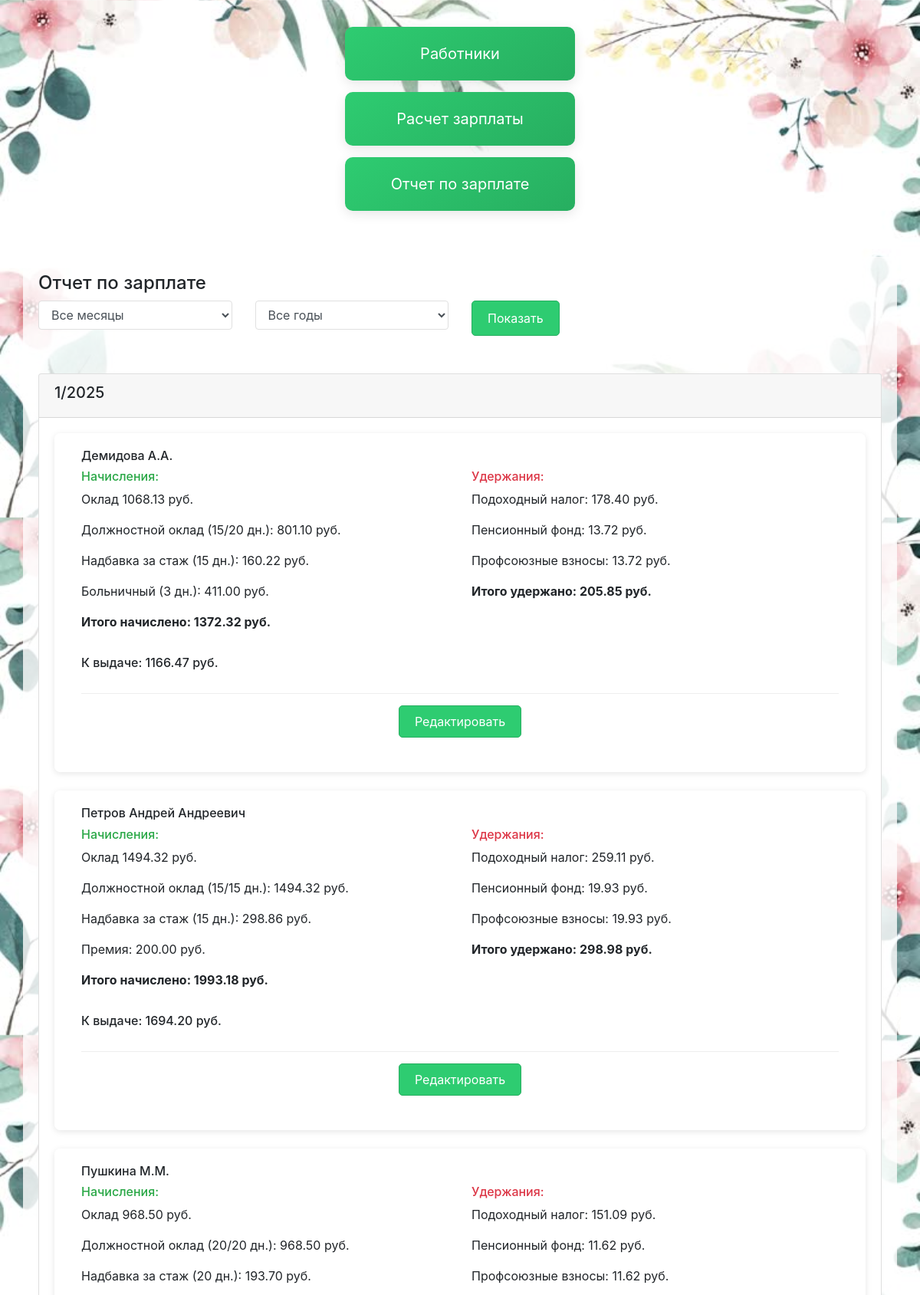
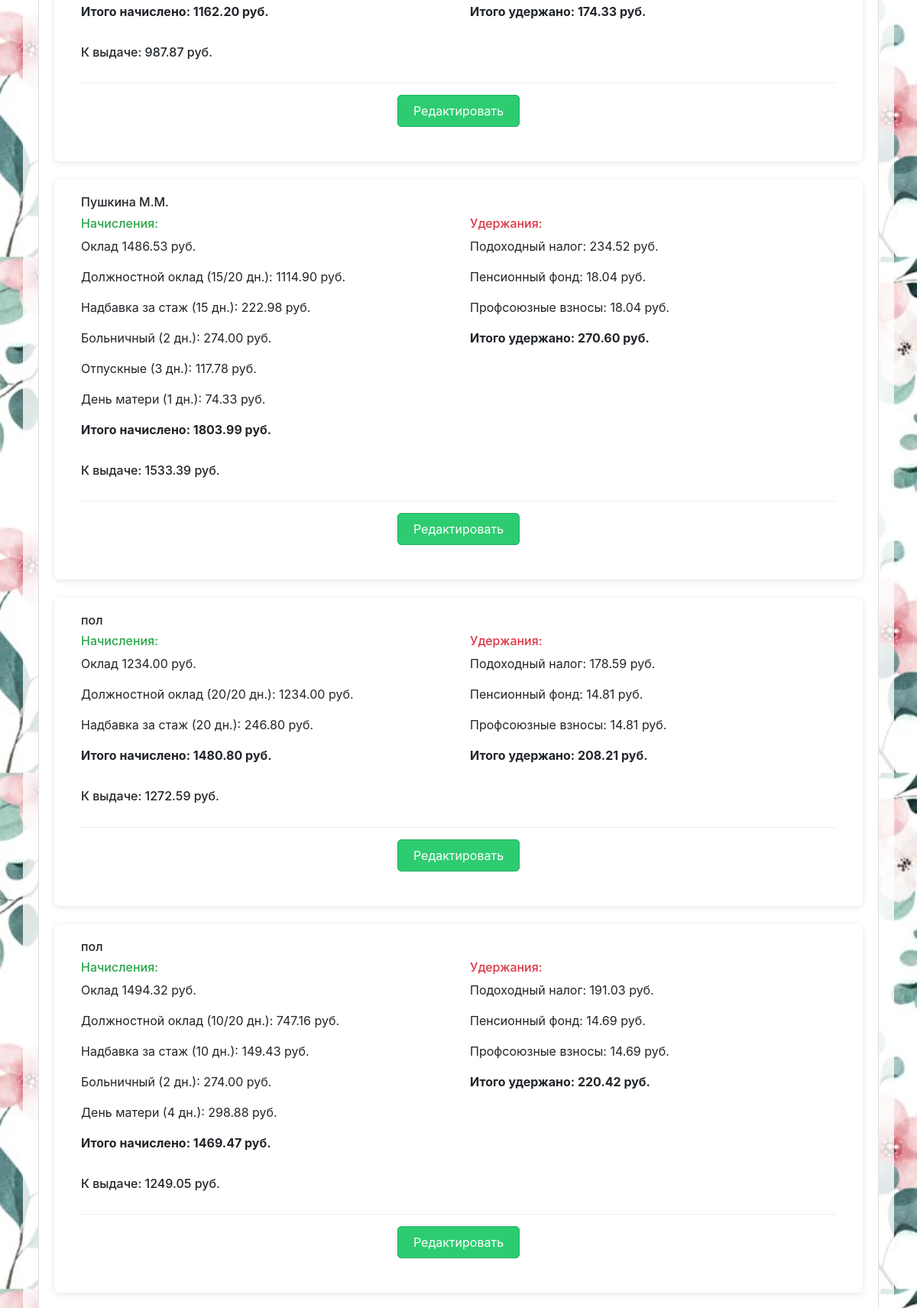
Page /payroll/salary-report/ (upper part) on the committed database (2 pictures, top to bottom).
### payroll/models.py (models this page shows, shortened)
class EmployeeSalary(models.Model):
    employee = models.ForeignKey(Employee, on_delete=models.CASCADE)
    month = models.IntegerField()
    year = models.IntegerField()
    rate_1 = models.DecimalField(max_digits=10, decimal_places=2, default=0)
    tariff_coef = models.DecimalField(max_digits=5, decimal_places=2, default=0)
    increase_percent = models.DecimalField(max_digits=5, decimal_places=2, default=0)
    contract_percent = models.DecimalField(max_digits=5, decimal_places=2, default=0)
    percent_experience = models.IntegerField(default=0)
    days_worked = models.IntegerField(default=0)
    schedule_days = models.DecimalField(max_digits=5, decimal_places=0, default=0)
    sick_days = models.IntegerField(default=0)
    vacation_days = models.DecimalField(max_digits=5, decimal_places=0, default=0)
    maternity_days = models.DecimalField(max_digits=5, decimal_places=0, default=0)
    unpaid_days = models.DecimalField(max_digits=5, decimal_places=0, default=0)
    daily_rate = models.DecimalField(max_digits=10, decimal_places=2, default=0)
    bonus = models.IntegerField(
        verbose_name='Премия',
        default=0
    )
    material_assistance = models.DecimalField(max_digits=10, decimal_places=2, default=0)
    tax_deduction = models.DecimalField(max_digits=10, decimal_places=2, default=0)
    health_payment = models.DecimalField(max_digits=10, decimal_places=2, default=0)
    taxable_income = models.DecimalField(
        max_digits=10,
        decimal_places=2,
        default=0,
        verbose_name='Налогооблагаемая база'
    )
    total_salary = models.DecimalField(max_digits=10, decimal_places=2, default=0)
    final_salary = models.DecimalField(max_digits=10, decimal_places=2, default=0)
    bonus_service = models.DecimalField(max_digits=10, decimal_places=2, default=0)
    sick_pay = models.DecimalField(max_digits=10, decimal_places=2, default=0)
    vacation_pay = models.DecimalField(max_digits=10, decimal_places=2, default=0)
    maternity_pay = models.DecimalField(max_digits=10, decimal_places=2, default=0)
    unpaid_pay = models.DecimalField(max_digits=10, decimal_places=2, default=0)
    created_at = models.DateTimeField(auto_now_add=True)
    income_tax = models.DecimalField(max_digits=10, decimal_places=2, default=0)
    pension_fund = models.DecimalField(max_digits=10, decimal_places=2, default=0)
    union_fee = models.DecimalField(max_digits=10, decimal_places=2, default=0)
    class Meta:
        ordering = ['-created_at']
        db_table = 'payroll_employeesalary'

### employees/models.py (models this page shows, shortened)
class Employee(models.Model):
    full_name = models.CharField(max_length=200)
    position = models.CharField(max_length=100)
    department = models.CharField(max_length=100)
    hire_date = models.DateField()
    salary = models.DecimalField(max_digits=10, decimal_places=2, default=0)

### payroll/views.py (the view)
# urls.py: path('salary-report/', SalaryReportView.as_view(), name='salary_report'),
class SalaryReportView(TemplateView):
    template_name = 'payroll/salary_report.html'
    def get_context_data(self, **kwargs):
        context = super().get_context_data(**kwargs)
        selected_month = self.request.GET.get('month')
        selected_year = self.request.GET.get('year')
        years = EmployeeSalary.objects.dates('created_at', 'year')
        years_list = [(year.year, str(year.year)) for year in years]
        salaries = EmployeeSalary.objects.all()
        if selected_month:
            salaries = salaries.filter(month=selected_month)
        if selected_year:
            salaries = salaries.filter(year=selected_year)
        salaries = salaries.order_by('year', 'month', 'employee__full_name')
        grouped_salaries = {}
        for salary in salaries:
            key = (salary.year, salary.month)
            if key not in grouped_salaries:
                grouped_salaries[key] = []
            total_accrued = (salary.final_salary + salary.bonus_service +
                             salary.sick_pay + salary.vacation_pay +
                             salary.maternity_pay + salary.bonus +
                             salary.material_assistance + salary.health_payment)
            taxable_income = total_accrued - salary.tax_deduction
            income_tax = taxable_income * Decimal('0.13')
            pension_fund = total_accrued * Decimal('0.01')
            union_fee = total_accrued * Decimal('0.01')
            salary.total_accrued = total_accrued
            salary.taxable_income = taxable_income
            salary.income_tax = income_tax
            salary.pension_fund = pension_fund
            salary.union_fee = union_fee
            salary.total_deductions = income_tax + pension_fund + union_fee
            salary.final_payment = total_accrued - (income_tax + pension_fund + union_fee)
            grouped_salaries[key].append(salary)
            print(f"Salary ID: {salary.id}")
            print(f"Sick days: {salary.sick_days}")
            print(f"Sick pay: {salary.sick_pay}")
            print(f"Total accrued: {total_accrued}")
        months = [
            (1, 'Январь'), (2, 'Февраль'), (3, 'Март'),
            (4, 'Апрель'), (5, 'Май'), (6, 'Июнь'),
            (7, 'Июль'), (8, 'Август'), (9, 'Сентябрь'),
            (10, 'Октябрь'), (11, 'Ноябрь'), (12, 'Декабрь')
        ]
        context.update({
            'grouped_salaries': grouped_salaries,
            'months': months,
            'years': years_list,
            'selected_month': selected_month,
            'selected_year': selected_year
        })
        return context

### payroll/templates/payroll/salary_report.html (shortened to what this page needs)
{% extends 'base.html' %}
{% block content %}
<div class="container mt-4">
    <h2>Отчет по зарплате</h2>
    <form method="get" class="mb-4">
        <div class="row">
            <div class="col-md-3">
                <select name="month" class="form-control">
                    <option value="">Все месяцы</option>
                </select>
            </div>
            <div class="col-md-3">
                <select name="year" class="form-control">
                    <option value="">Все годы</option>
                </select>
            </div>
            <div class="col-md-2">
                <button type="submit" class="btn btn-success">Показать</button>
            </div>
        </div>
    </form>
    {% for period, salaries in grouped_salaries.items %}
    <div class="card mb-4">
        <div class="card-header">
            <h5>{{ period.1 }}/{{ period.0 }}</h5>
        </div>
        <div class="card-body">
            {% for salary in salaries %}
            <div class="salary-card mb-4">
                <div class="col-12">
                    <h6>{{ salary.employee.full_name }}</h6>
                    <div class="row">
                        <div class="col-md-6">
                            <h6 class="text-success">Начисления:</h6>
                            <p>Оклад {{ salary.total_salary|floatformat:2 }} руб.</p>
                            <p>Должностной оклад ({{ salary.days_worked }}/{{ salary.schedule_days }} дн.): {{ salary.final_salary|floatformat:2 }} руб.</p>
                            <p>Надбавка за стаж ({{ salary.days_worked }} дн.): {{ salary.bonus_service|floatformat:2 }} руб.</p>
                            {% if salary.sick_pay > 0 %}
                                <p>Больничный ({{ salary.sick_days }} дн.): {{ salary.sick_pay|floatformat:2 }} руб.</p>
                            {% endif %}
                            {% if salary.vacation_pay > 0 %}
                                <p>Отпускные ({{ salary.vacation_days }} дн.): {{ salary.vacation_pay|floatformat:2 }} руб.</p>
                            {% endif %}
                            {% if salary.maternity_pay > 0 %}
                                <p>День матери ({{ salary.maternity_days }} дн.): {{ salary.maternity_pay|floatformat:2 }} руб.</p>
                            {% endif %}
                            {% if salary.bonus > 0 %}
                                <p>Премия: {{ salary.bonus|floatformat:2 }} руб.</p>
                            {% endif %}
                            <p><strong>Итого начислено: {{ salary.total_accrued|floatformat:2 }} руб.</strong></p>
                        </div>
                        <div class="col-md-6">
                            <h6 class="text-danger">Удержания:</h6>
                            <p>Подоходный налог: {{ salary.income_tax|floatformat:2 }} руб.</p>
                            <p>Пенсионный фонд: {{ salary.pension_fund|floatformat:2 }} руб.</p>
                            <p>Профсоюзные взносы: {{ salary.union_fee|floatformat:2 }} руб.</p>
                            <p><strong>Итого удержано: {{ salary.total_deductions|floatformat:2 }} руб.</strong></p>
                        </div>
                    </div>
                    <div class="mt-3">
                        <h6>К выдаче: {{ salary.final_payment|floatformat:2 }} руб.</h6>
                    </div>
                    <div class="edit-button-container">
                        <a href="{% url 'payroll:salary_edit' pk=salary.id %}" class="btn btn-success btn-edit">Редактировать</a>
                    </div>
                </div>
            </div>
            {% endfor %}
        </div>
    </div>
    {% endfor %}
</div>
{% endblock %}

### static/css/style.css (style rules this page uses)
body { background: url('/static/images/фон.jpg') ; background-color: #ffffff; background-size: contain; min-height: 100vh; }
.salary-card { background-color: rgba(255, 255, 255, 0.95); border-radius: 8px; padding: 20px; margin-bottom: 25px; box-shadow: 0 2px 8px rgba(0, 0, 0, 0.1); }
.form-control { background-color: #fcfcfc; }
.form-control { background-color: #ffffff; border: 1px solid #e0e0e0; }
.container { background-color: rgba(255, 255, 255, 0.8); border-radius: 8px; padding: 20px; margin-top: 20px; }
.container h2 { font-size: 24px; }
.btn-success { background-color: #2ecc71 !important; border-color: #27ae60 !important; color: white; padding: 10px 20px; border-radius: 5px; }
.btn-success { margin-bottom: 25px; }
select option { background-color: white; color: black; }
select option:hover, select option:checked { background-color: #f8f9fa; color: black; }
.edit-button-container { text-align: center; margin-top: 30px; padding-top: 15px; border-top: 1px solid #eee; }
.btn-edit { min-width: 120px; padding: 8px 20px; }

### rows in the picture
EmployeeSalary: month "1", year "2025", employee.full_name "Демидова А.А.", total_salary "1068.13", days_worked "15", schedule_days "20", final_salary "801.10", bonus_service "160.22", sick_days "3", sick_pay "411.00", total_accrued "1372.32", income_tax "178.40", pension_fund "13.72", union_fee "13.72", total_deductions "205.85", final_payment "1166.47"
EmployeeSalary: employee.full_name "Петров Андрей Андреевич", total_salary "1494.32", days_worked "15", schedule_days "15", final_salary "1494.32", bonus_service "298.86", bonus "200.00", total_accrued "1993.18", income_tax "259.11", pension_fund "19.93", union_fee "19.93", total_deductions "298.98", final_payment "1694.20"
EmployeeSalary: employee.full_name "Пушкина М.М.", total_salary "968.50", days_worked "20", schedule_days "20", final_salary "968.50", bonus_service "193.70", total_accrued "1162.20", income_tax "151.09", pension_fund "11.62", union_fee "11.62", total_deductions "174.33", final_payment "987.87"
EmployeeSalary: employee.full_name "Пушкина М.М.", total_salary "1486.53", days_worked "15", schedule_days "20", final_salary "1114.90", bonus_service "222.98", sick_days "2", sick_pay "274.00", vacation_days "3", vacation_pay "117.78", maternity_days "1", maternity_pay "74.33", total_accrued "1803.99", income_tax "234.52", pension_fund "18.04", union_fee "18.04", total_deductions "270.60", final_payment "1533.39"
EmployeeSalary: employee.full_name "пол", total_salary "1234.00", days_worked "20", schedule_days "20", final_salary "1234.00", bonus_service "246.80", total_accrued "1480.80", income_tax "178.59", pension_fund "14.81", union_fee "14.81", total_deductions "208.21", final_payment "1272.59"
EmployeeSalary: employee.full_name "пол", total_salary "1494.32", days_worked "10", schedule_days "20", final_salary "747.16", bonus_service "149.43", sick_days "2", sick_pay "274.00", maternity_days "4", maternity_pay "298.88", total_accrued "1469.47", income_tax "191.03", pension_fund "14.69", union_fee "14.69", total_deductions "220.42", final_payment "1249.05"
